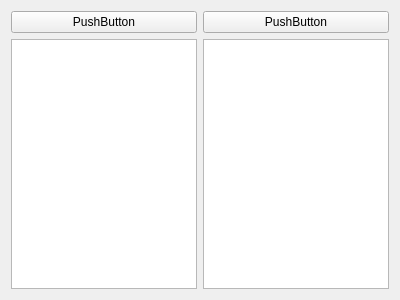
<?xml version="1.0" encoding="UTF-8"?>
<ui version="4.0">
 <class>CanRawFilterPrivate</class>
 <widget class="QWidget" name="CanRawFilterPrivate">
  <property name="geometry">
   <rect>
    <x>0</x>
    <y>0</y>
    <width>400</width>
    <height>300</height>
   </rect>
  </property>
  <property name="windowTitle">
   <string>CanRawFilter</string>
  </property>
  <layout class="QVBoxLayout" name="verticalLayout">
   <item>
    <layout class="QHBoxLayout" name="horizontalLayout">
     <item>
      <layout class="QVBoxLayout" name="verticalLayout_3">
       <item>
        <layout class="QHBoxLayout" name="horizontalLayout_4">
         <item>
          <widget class="QPushButton" name="pushButton_2">
           <property name="text">
            <string>PushButton</string>
           </property>
          </widget>
         </item>
        </layout>
       </item>
       <item>
        <widget class="QTableView" name="tableView"/>
       </item>
      </layout>
     </item>
     <item>
      <layout class="QVBoxLayout" name="verticalLayout_2">
       <item>
        <layout class="QHBoxLayout" name="horizontalLayout_2">
         <item>
          <widget class="QPushButton" name="pushButton">
           <property name="text">
            <string>PushButton</string>
           </property>
          </widget>
         </item>
        </layout>
       </item>
       <item>
        <widget class="QTableView" name="tableView_2"/>
       </item>
      </layout>
     </item>
    </layout>
   </item>
  </layout>
 </widget>
 <resources/>
 <connections/>
</ui>
